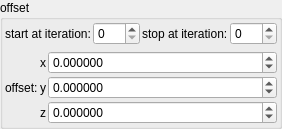
    <widget class="QGroupBox" name="groupBox">
     <property name="title">
      <string>offset</string>
     </property>
     <layout class="QVBoxLayout" name="verticalLayout_4">
      <property name="leftMargin">
       <number>2</number>
      </property>
      <property name="topMargin">
       <number>2</number>
      </property>
      <property name="rightMargin">
       <number>2</number>
      </property>
      <property name="bottomMargin">
       <number>2</number>
      </property>
      <item>
       <layout class="QGridLayout" name="gridLayout_69">
        <property name="spacing">
         <number>2</number>
        </property>
        <item row="1" column="1">
         <widget class="MySpinBox" name="spinboxInt_transf_start_iterations_S">
          <property name="sizePolicy">
           <sizepolicy hsizetype="Minimum" vsizetype="Maximum">
            <horstretch>0</horstretch>
            <verstretch>0</verstretch>
           </sizepolicy>
          </property>
          <property name="maximum">
           <number>999</number>
          </property>
         </widget>
        </item>
        <item row="1" column="0">
         <widget class="QLabel" name="label_260">
          <property name="text">
           <string>start at iteration:</string>
          </property>
         </widget>
        </item>
        <item row="1" column="2">
         <widget class="QLabel" name="label_268">
          <property name="text">
           <string>stop at iteration:</string>
          </property>
         </widget>
        </item>
        <item row="1" column="3">
         <widget class="MySpinBox" name="spinboxInt_transf_stop_iterations_S">
          <property name="sizePolicy">
           <sizepolicy hsizetype="Minimum" vsizetype="Maximum">
            <horstretch>0</horstretch>
            <verstretch>0</verstretch>
           </sizepolicy>
          </property>
          <property name="maximum">
           <number>999</number>
          </property>
         </widget>
        </item>
       </layout>
      </item>
      <item>
       <layout class="QGridLayout" name="gridLayout_39" columnstretch="0,0,1">
        <property name="spacing">
         <number>2</number>
        </property>
        <item row="2" column="1">
         <widget class="QLabel" name="label_143">
          <property name="text">
           <string notr="true">z</string>
          </property>
         </widget>
        </item>
        <item row="0" column="2">
         <widget class="MyDoubleSpinBox" name="spinbox3_transf_offsetF_000_x">
          <property name="sizePolicy">
           <sizepolicy hsizetype="Minimum" vsizetype="Maximum">
            <horstretch>0</horstretch>
            <verstretch>0</verstretch>
           </sizepolicy>
          </property>
          <property name="font">
           <font>
            <weight>50</weight>
            <bold>false</bold>
           </font>
          </property>
          <property name="prefix">
           <string/>
          </property>
          <property name="suffix">
           <string/>
          </property>
          <property name="decimals">
           <number>6</number>
          </property>
          <property name="minimum">
           <double>-99.989999999999995</double>
          </property>
          <property name="maximum">
           <double>99.989999999999995</double>
          </property>
          <property name="singleStep">
           <double>0.100000000000000</double>
          </property>
         </widget>
        </item>
        <item row="1" column="1">
         <widget class="QLabel" name="label_141">
          <property name="text">
           <string notr="true">y</string>
          </property>
         </widget>
        </item>
        <item row="2" column="2">
         <widget class="MyDoubleSpinBox" name="spinbox3_transf_offsetF_000_z">
          <property name="sizePolicy">
           <sizepolicy hsizetype="Minimum" vsizetype="Maximum">
            <horstretch>0</horstretch>
            <verstretch>0</verstretch>
           </sizepolicy>
          </property>
          <property name="font">
           <font>
            <weight>50</weight>
            <bold>false</bold>
           </font>
          </property>
          <property name="prefix">
           <string/>
          </property>
          <property name="suffix">
           <string/>
          </property>
          <property name="decimals">
           <number>6</number>
          </property>
          <property name="minimum">
           <double>-99.989999999999995</double>
          </property>
          <property name="maximum">
           <double>99.989999999999995</double>
          </property>
          <property name="singleStep">
           <double>0.100000000000000</double>
          </property>
         </widget>
        </item>
        <item row="0" column="0" rowspan="3">
         <widget class="QLabel" name="label_276">
          <property name="text">
           <string>offset:</string>
          </property>
         </widget>
        </item>
        <item row="0" column="1">
         <widget class="QLabel" name="label_146">
          <property name="text">
           <string notr="true">x</string>
          </property>
         </widget>
        </item>
        <item row="1" column="2">
         <widget class="MyDoubleSpinBox" name="spinbox3_transf_offsetF_000_y">
          <property name="sizePolicy">
           <sizepolicy hsizetype="Minimum" vsizetype="Maximum">
            <horstretch>0</horstretch>
            <verstretch>0</verstretch>
           </sizepolicy>
          </property>
          <property name="font">
           <font>
            <weight>50</weight>
            <bold>false</bold>
           </font>
          </property>
          <property name="prefix">
           <string/>
          </property>
          <property name="suffix">
           <string/>
          </property>
          <property name="decimals">
           <number>6</number>
          </property>
          <property name="minimum">
           <double>-99.989999999999995</double>
          </property>
          <property name="maximum">
           <double>99.989999999999995</double>
          </property>
          <property name="singleStep">
           <double>0.100000000000000</double>
          </property>
         </widget>
        </item>
       </layout>
      </item>
     </layout>
    </widget>
